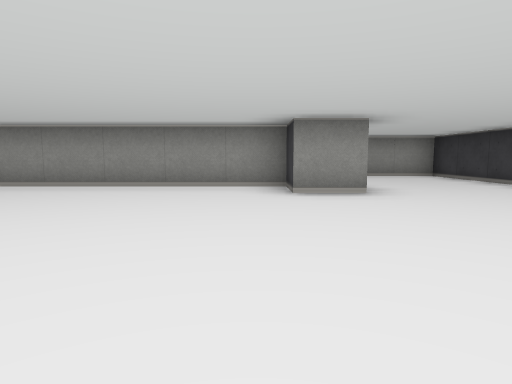
view 1 (above)

16 first-person views from a walk through a cub3D level. The camera is about half as high as the walls, tilts 6° down and sees 75° across. The floor is counted in squares. Each view is taken from the middle of a square. On the plan, view 1 faces up. The plan holds only what a view shows up to about 9 squares ahead; the rest is blank.

view 2
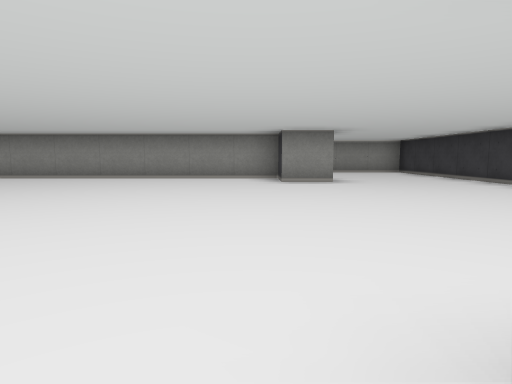

view 3
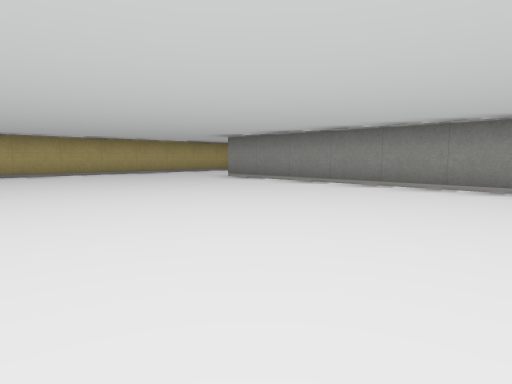

view 4
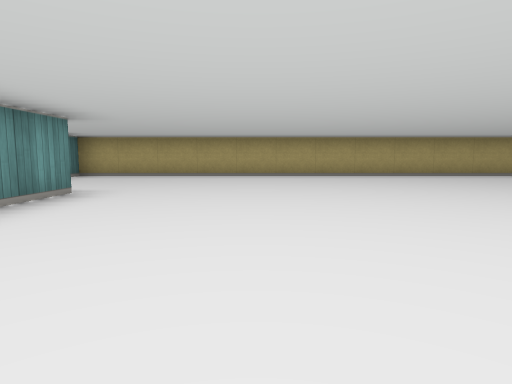

view 5
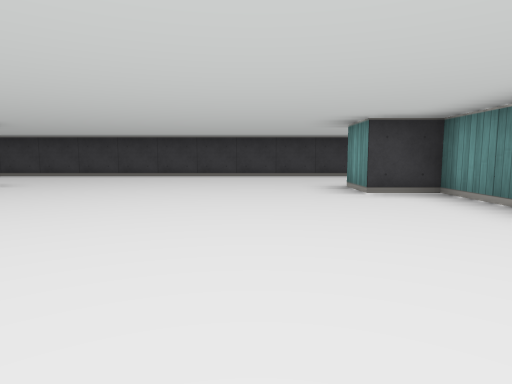

view 6
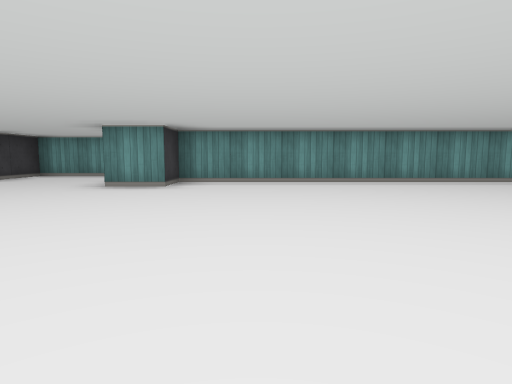

view 7
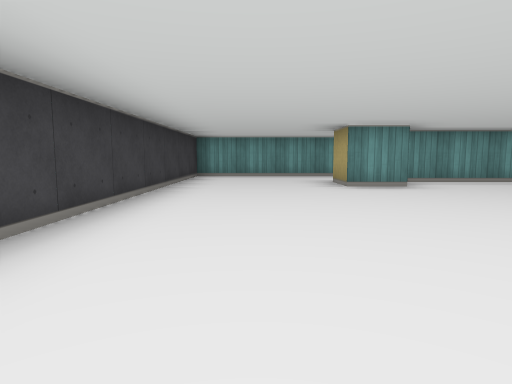

view 8
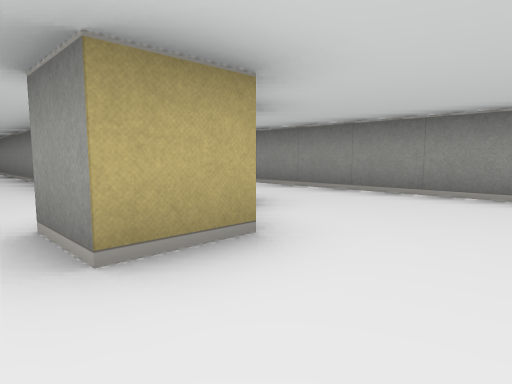

view 9
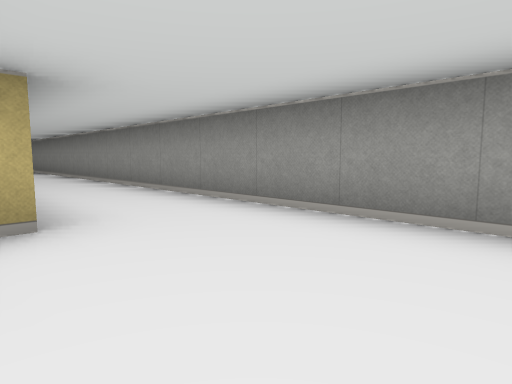

view 10
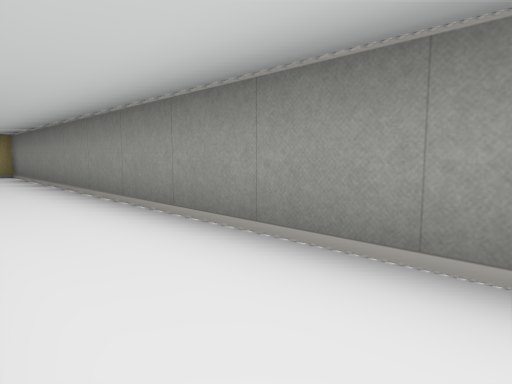

view 11
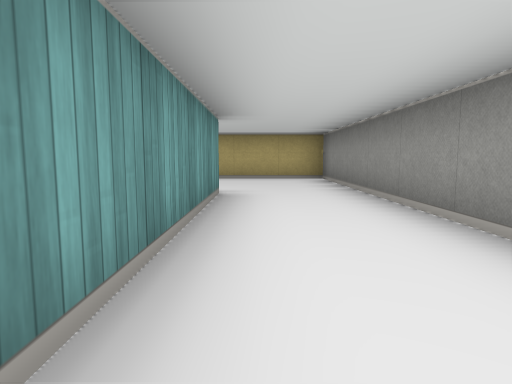

view 12
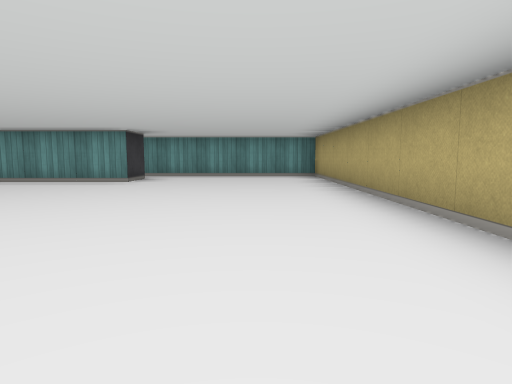

view 13
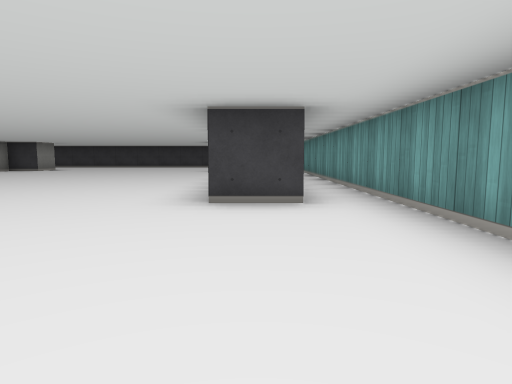

view 14
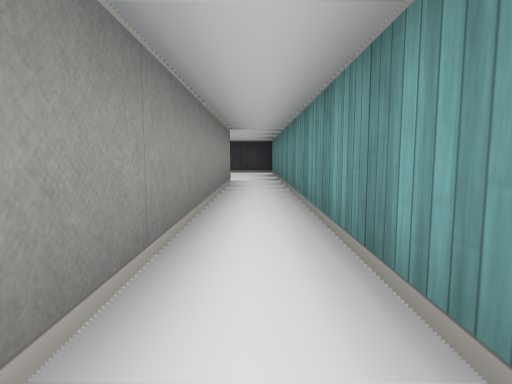

view 15
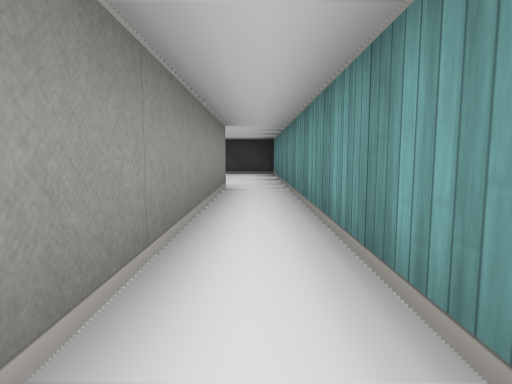

view 16
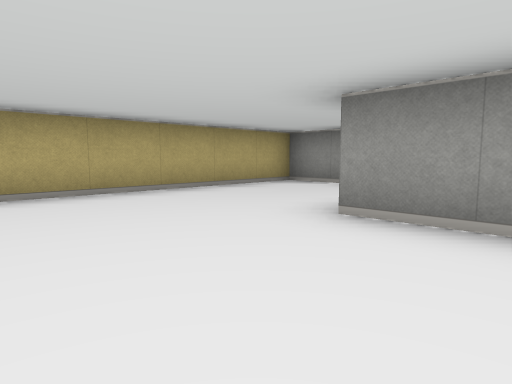

### Floor plan
Points are (right, up) in squares from view 1. A wall is a line through its corners. A room is listed if a view was taken in it or the views show most of it. See-through windows are left out.
Room 1 (views 1, 2, 3, 4, 5, 6, 7, 8, 9, 10, 11, 12, 13, 14, 15, 16)
walls: (-8.5, 6.5) (-4.5, 6.5); (1.5, 5.5) (1.5, 4.5) (0.5, 4.5) (0.5, 5.5) (-8.5, 5.5); (-7.5, -3.6) (-7.5, -2.5) (0.5, -2.5) (0.5, -1.5) (1.5, -1.5) (1.5, -2.5); (0.5, -3.5) (-5.5, -3.5); (-11.5, -4.5) (4.5, -4.5) (4.5, 8.5) (-11.5, 8.5) (-11.5, -4.5)

Positions as (right, up) in squares from view 1, and headings:
1: (0, 0), facing up
2: (0, -2), facing up
3: (-2, 0), facing up-left
4: (-3, 0), facing left
5: (-4, 0), facing right
6: (-1, 4), facing down
7: (3, 4), facing down
8: (3, 4), facing up-left
9: (3, 6), facing up-left
10: (-2, 7), facing up-left
11: (-4, 7), facing left
12: (-10, 4), facing down
13: (-11, -3), facing right
14: (-6, -4), facing right
15: (-5, -4), facing right
16: (-7, 3), facing up-left
